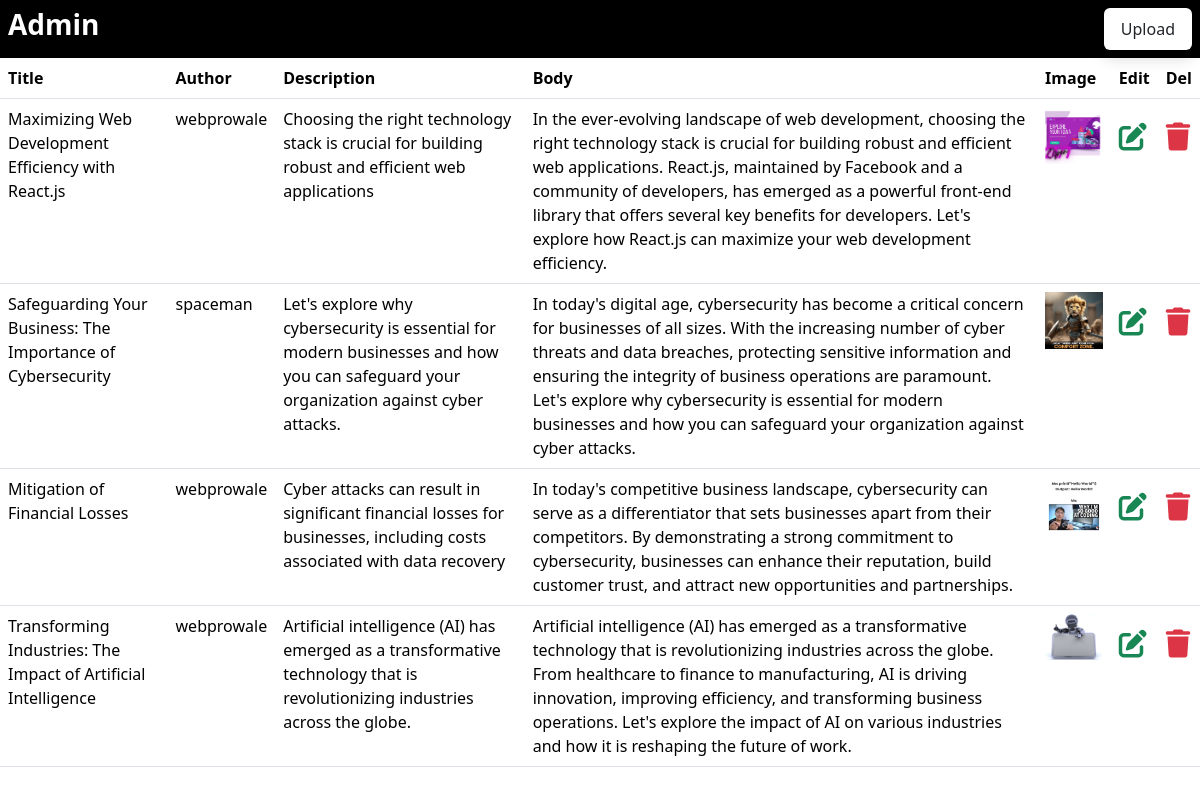
The app's page /admin.php with its own data.
### tables this page shows
CREATE TABLE `post` (
  `id` int(11) NOT NULL,
  `title` text NOT NULL,
  `author` text NOT NULL,
  `description` text NOT NULL,
  `body` longtext NOT NULL,
  `image` varchar(255) NOT NULL,
  `create_at` timestamp NOT NULL DEFAULT current_timestamp(),
  `update_at` int(11) DEFAULT NULL
);

### admin.php (the view, shortened to what this page needs)
<?php
include("./config.php");
$sql = "SELECT * FROM post";
$result = mysqli_query($conn, $sql);
?>
<!DOCTYPE html>
<html lang="en">
<head>
    <link rel="stylesheet" href="https://cdn.jsdelivr.net/npm/bootstrap@5.3.2/dist/css/bootstrap.min.css">
    <link rel="stylesheet" href="https://cdnjs.cloudflare.com/ajax/libs/font-awesome/6.5.1/css/all.min.css" />
</head>
<body>
    <div class="container-fluid p-0">
        <nav class="bg-black d-flex justify-content-between p-2">
         <h3 class="text-white fs-3 fw-bold">Admin</h3>
         <button class="btn px-3 bg-white shadow ">Upload</button>
        </nav>
        <table class="table ">
            <thead>
                <tr>
                    <th scope="col">Title</th>
                    <th scope="col">Author</th>
                    <th scope="col">Description</th>
                    <th scope="col">Body</th>
                    <th scope="col">Image</th>
                    <th scope="col">Edit</th>
                    <th scope="col">Del</th>
                </tr>
            </thead>
            <tbody>
                <?php while ($row = mysqli_fetch_array($result)) : ?>
                    <tr>
                        <td><?= $row['title'] ?></td>
                        <td><?= $row['author'] ?></td>
                        <td><?= $row['description'] ?></td>
                        <td><?= $row['body'] ?></td>
                        <td><img src="./images/<?= $row['image'] ?>" class="img-fluid" width="100"></td>
                        <td><i class="fas fa-edit text-success fs-3 mt-3 edit-icon" onclick="getfuc(<?= $row['id'] ?>)"></i></td>
                        <td><i class="fas fa-trash text-danger fs-3 mt-3" onclick="delfuc(<?= $row['id'] ?>)"></i></td>
                    </tr>
                <?php endwhile; ?>
            </tbody>
        </table>
    </div>
</body>
</html>

### records on screen
post: title "Maximizing Web Development Efficiency with React.js", author "webprowale", description "Choosing the right technology stack is crucial for building robust and efficient web applications", body "In the ever-evolving landscape of web development, choosing the right technology stack is crucial for building robust and efficient web applications. React.js, maintained by Facebook and a community of developers, has emerged as a powerful front-end library that offers several key benefits for developers. Let's explore how React.js can maximize your web development efficiency.", image (picture)
post: title "Safeguarding Your Business: The Importance of Cybersecurity", author "spaceman", description "Let's explore why cybersecurity is essential for modern businesses and how you can safeguard your organization against cyber attacks.", body "In today's digital age, cybersecurity has become a critical concern for businesses of all sizes. With the increasing number of cyber threats and data breaches, protecting sensitive information and ensuring the integrity of business operations are paramount. Let's explore why cybersecurity is essential for modern businesses and how you can safeguard your organization against cyber attacks.", image (picture)
post: title "Mitigation of Financial Losses", author "webprowale", description "Cyber attacks can result in significant financial losses for businesses, including costs associated with data recovery", body "In today's competitive business landscape, cybersecurity can serve as a differentiator that sets businesses apart from their competitors. By demonstrating a strong commitment to cybersecurity, businesses can enhance their reputation, build customer trust, and attract new opportunities and partnerships.", image (picture)
post: title "Transforming Industries: The Impact of Artificial Intelligence", author "webprowale", description "Artificial intelligence (AI) has emerged as a transformative technology that is revolutionizing industries across the globe.", body "Artificial intelligence (AI) has emerged as a transformative technology that is revolutionizing industries across the globe. From healthcare to finance to manufacturing, AI is driving innovation, improving efficiency, and transforming business operations. Let's explore the impact of AI on various industries and how it is reshaping the future of work.", image (picture)
